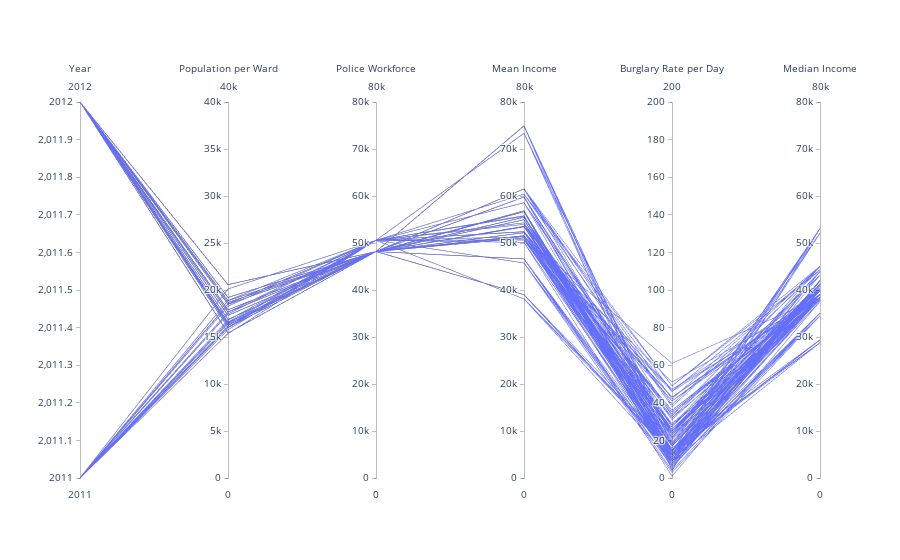

Notebook code cell kept with this figure:
### Code cell
Real_df = df4.loc[(df4['Year'] == 2011) | (df4['Year'] == 2012)]
fig_pcp = go.Figure(data=
    go.Parcoords(
        line = dict(colorscale = 'Electric',
                   showscale = True),
        dimensions = list([
            dict(
                 label = "Year", values = Real_df['Year']),
            dict(range = [0,40000],
                 label = 'Population per Ward', values = Real_df['Population']),
            dict(range = [0,80000],
                 label = 'Police Workforce', values = Real_df['Police Workforce']),
            dict(range = [0,80000],
                 visible = True,
                 label = 'Mean Income', values = Real_df['Mean Income (£)']),
            dict(range = [0,200],
                 ticktext = ['0','50','100','150','200'],
                 label = 'Burglary Rate per Day', values = Real_df['Burglary Rate']),
            dict(range = [0,80000],
                 label = 'Median Income', values = Real_df['Median Income (£)'])])
    )
)
fig_pcp.show()
